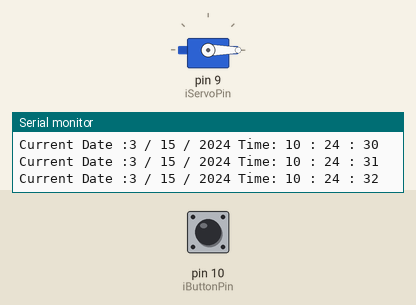
This sketch was run on a simulated Arduino Uno, built with avr-gcc and run on an emulated ATmega328P. Shown: servo, the last lines printed to the serial monitor. Inputs (shaded band) come from the test bench; at power-on: pin 10 (iButtonPin) LOW. The local clock reads 2024-03-15 10:24:30 at power-on unless the sketch sets it.

Above: at 3.8 s.
3.9 s: pin 10 (iButtonPin) pulled HIGH for 3.2 s
At 4.5 s:
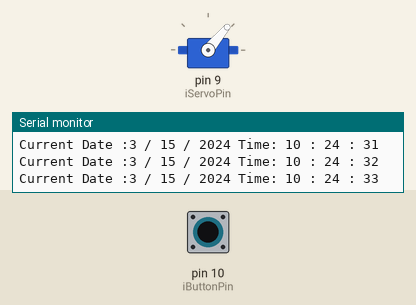
Timing chart, 0 to 7.9 s (numbered marks = the images above; inputs shaded):
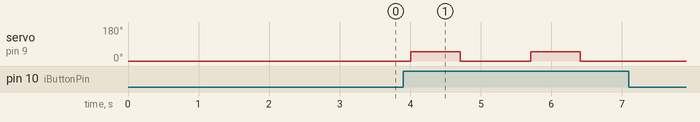

The sketch:

AutoFeeder.ino
```cpp
// scheduler for auto feeding with button over ride
// Instruction to setup:
// for RTC moduel: VCC -> 5V  GND -> ground, CLK -> 6, DAT ->7,  RST ->8
// for Servo plug control pin --> 9
// for button input pin,     --> 10
#include <virtuabotixRTC.h>
#include <Servo.h>

Servo feeder;
// SCLK -> 6, DAT ->7,  RST ->8-
virtuabotixRTC myRTC(6,7,8);
int iButtonPin = 10;
int iServoPin = 9;

int iLastFedHour = 0;
int iButtonState = 0;

void setup() {
  feeder.attach(iServoPin);  //atatch servo to 9
  feeder.write(0);          //reset servo
  pinMode(iButtonPin, INPUT);  // attach button to 10 as input
  Serial.begin(9600);
  // set the time once and ONCE ONLY
  // format : (seconds, minuutes, hours, day of week, day of month, month, year
  //myRTC.setDS1302Time(0,35,14,6,29,12,2018);
}

void loop() {
  // This allows for the update of variables for time or accessing the individual elements.
  myRTC.updateTime();
  writeTimeToSerial();
  iButtonState = digitalRead(iButtonPin);
  if ((myRTC.hours == 9 || myRTC.hours == 17 || myRTC.hours == 20) && myRTC.hours != iLastFedHour) {
    Serial.print("FEEDING");
    useServo();
    iLastFedHour = myRTC.hours;
  } else if (iButtonState == HIGH) {
    useServo();
  }
}

// Helper Functions
void useServo(){
  feeder.write(50);
  delay(700);
  feeder.write(0);
}
// print time every 1 second
void writeTimeToSerial() {
  delay(1000);
  Serial.print("Current Date :");
  Serial.print(myRTC.month);
  Serial.print(" / ");
  Serial.print(myRTC.dayofmonth);
  Serial.print(" / ");
  Serial.print(myRTC.year);
  Serial.print(" Time: ");
  Serial.print(myRTC.hours);
  Serial.print(" : ");
  Serial.print(myRTC.minutes);
  Serial.print(" : ");
  Serial.print(myRTC.seconds);
  Serial.print("\n");
}
```

Measured:
- after the input at 3.9 s, servo on pin 9 (iServoPin): alternates 50° for 0.70 s and 0° for 1.0 s, 4 changes in all, then stays 0°, starting after 0.11 s
